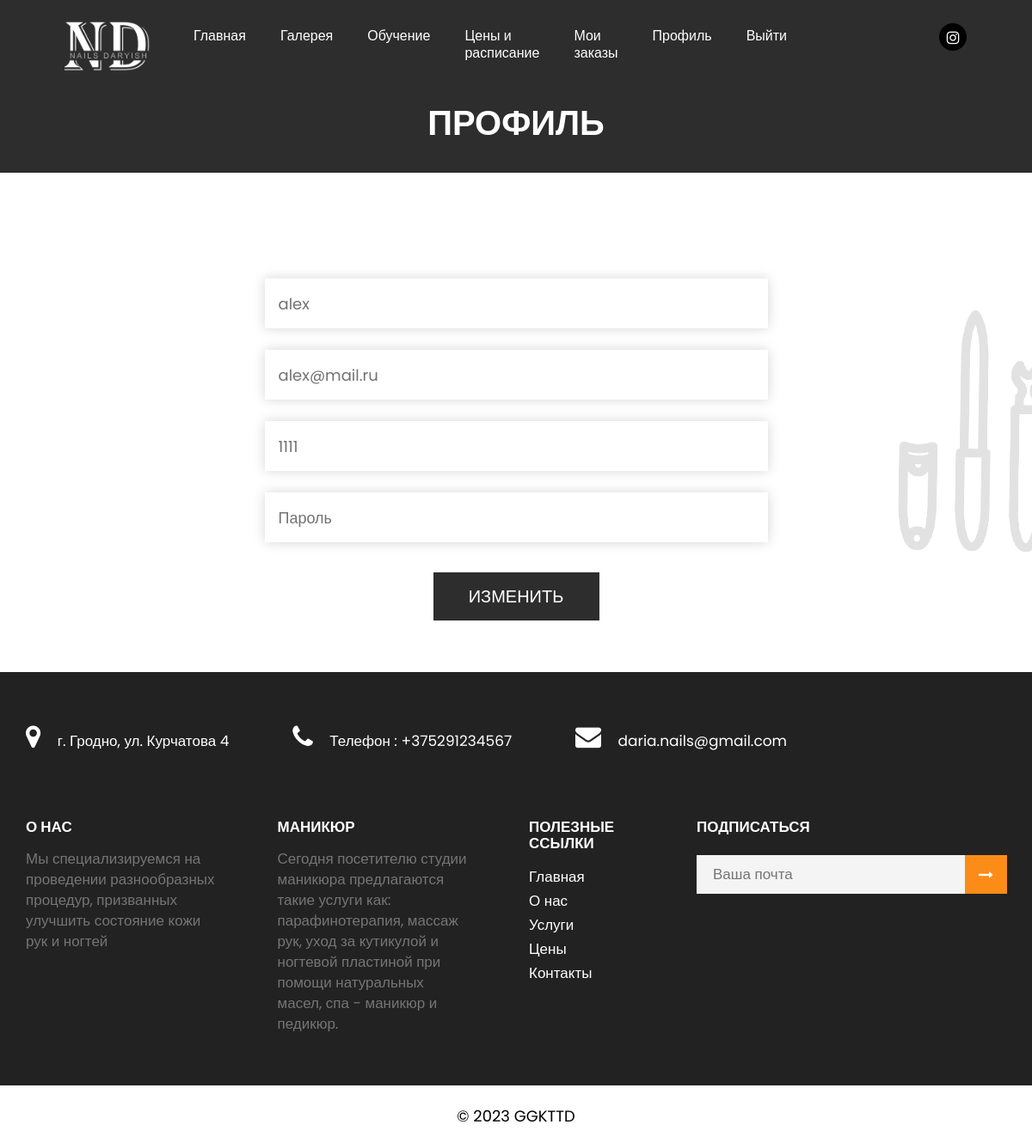
The app's page /profile/2 (signed in) with its own data.
### app.py (models this page shows, shortened)
class User(db.Model):
    id = db.Column(db.Integer,primary_key=True)
    name = db.Column(db.String(100))
    email = db.Column(db.String(100), unique=True)
    phone_number = db.Column(db.Integer)
    password = db.Column(db.String(100), unique=True)
    root = db.Column(db.Integer, default=0)
    order_id = db.relationship('Orders', backref='user', lazy='dynamic')

### app.py (the view, shortened to what this page needs)
@app.route('/profile/<int:id>', methods=['GET', 'POST'])
def profile(id):
    order_user  = Orders.query.all()
    order_user_list = []
    order_prices_list = []
    for el in order_user:
        order_user_list.append(User.query.filter_by(id=el.id_users).first())
    for el in order_user:
        order_prices_list.append(Prices.query.filter_by(id=el.id_prices).first())
    user = User.query.get(id)
    id_user = User.query.filter_by(email=session['name']).first().id
    if not user:
        abort(404)
    if id!=id_user:
        abort(403)
    return render_template("profile.html", order_user=order_user,order_user_list=order_user_list,order_prices_list=order_prices_list,zip=zip)

### app.py (called while the page is built)
@app.context_processor
def inject_user():
    def get_user_name():
        if 'name' in session:
            return User.query.filter_by(email=session['name']).first()
    return dict(active_user=get_user_name())

@app.context_processor
def inject_user():
    return dict(
    category=db.session.query(Articles.category).distinct().all(),
    )

### templates/profile.html (shortened to what this page needs)
{% extends 'base.html' %}
{% block main %}
<div class="back_re">
    <div class="container">
       <div class="row">
          <div class="col-md-12">
             <div class="title">
                 <h2>Профиль</h2>
             </div>
          </div>
       </div>
    </div>
 </div>
<div class="contact">
       <div class="row">
        <div class="col-md-6 offset-md-3">
           <form id="request" class="main_form" method="post">
              <div class="row">
                <div class="col-md-12 text-center my-3">
                    </div>
                <div class="col-md-12 ">
                    <input class="contactus" placeholder="Ваше имя" value="{{active_user.name}}" type="text" name="FullName" required>
                 </div>
                 <div class="col-md-12">
                    <input class="contactus" placeholder="Email " value="{{active_user.email}}" type="email" name="Email" required>
                 </div>
                 <div class="col-md-12">
                    <input class="contactus" placeholder="Номер телефона" value="{{active_user.phone_number}}" type="number" name="PhoneNumber" required>
                 </div>
                 <div class="col-md-12 ">
                  <input class="contactus" placeholder="Пароль" type="password" name="password" required>
               </div>
                 <div class="col-md-12">
                    <button type="submit" class="send_btn">Изменить</button>
                 </div>
              </div>
           </form>
        </div>
     </div>
    </div>
{% endblock %}

### static/css/style.css (style rules this page uses)
* { box-sizing: border-box !important; }
.container { max-width: 1170px; }
html { scroll-behavior: smooth; }
body { color: #666666; font-size: 14px; font-family: 'Poppins', sans-serif; line-height: 1.80857; font-weight: normal; }
h1, h2, h3, h4, h5, h6 { letter-spacing: 0; font-weight: normal; position: relative; padding: 0 0 10px 0; font-weight: normal; line-height: normal; color: #111111; margin: 0 }
h2 { font-size: 22px; }
*, *::after, *::before { -webkit-box-sizing: border-box; -moz-box-sizing: border-box; box-sizing: border-box; }
button { border: 0; margin: 0; padding: 0; cursor: pointer; }
.contact { background: #fff; margin-top: 90px; position: relative; }
.contact::before { position: absolute; content: ""; right: 0; background: url(../images/co_right.png); background-repeat: no-repeat; width: 156px; height: 283px; top: 14%; }
.main_form .contactus { border: #fff solid 1px; padding: 0 15px; margin-bottom: 25px; width: 100%; height: 58px; background: #fff; color: #737272; font-size: 18px; font-weight: normal; box-shadow: 0px 0px 13px rgba(14, 14, 13, 0.17); }
.main_form .send_btn { font-size: 20px; transition: ease-in all 0.5s; background-color: #2e2d2d; text-transform: uppercase; color: #fff; padding: 10px 0px; max-width: 193px; width: 100%; display: block; margin-top: 10px !important; font-weight: 500; margin-bottom: 60px !important; margin: 0 auto; }
#request *::placeholder { color: #737272; opacity: 1; }
.back_re { background-color: #2e2d2d; }
.back_re .title { text-align: center; }
.back_re .title h2 { color: #fff; font-size: 40px; padding: 40px 0; font-weight: 600; text-transform: uppercase; line-height: 35px; }

### static/css/icomoon.css (style rules this page uses)
body { background: #fff; }

### records on screen
User: FullName "alex", Email "alex@mail.ru", PhoneNumber "1111"
